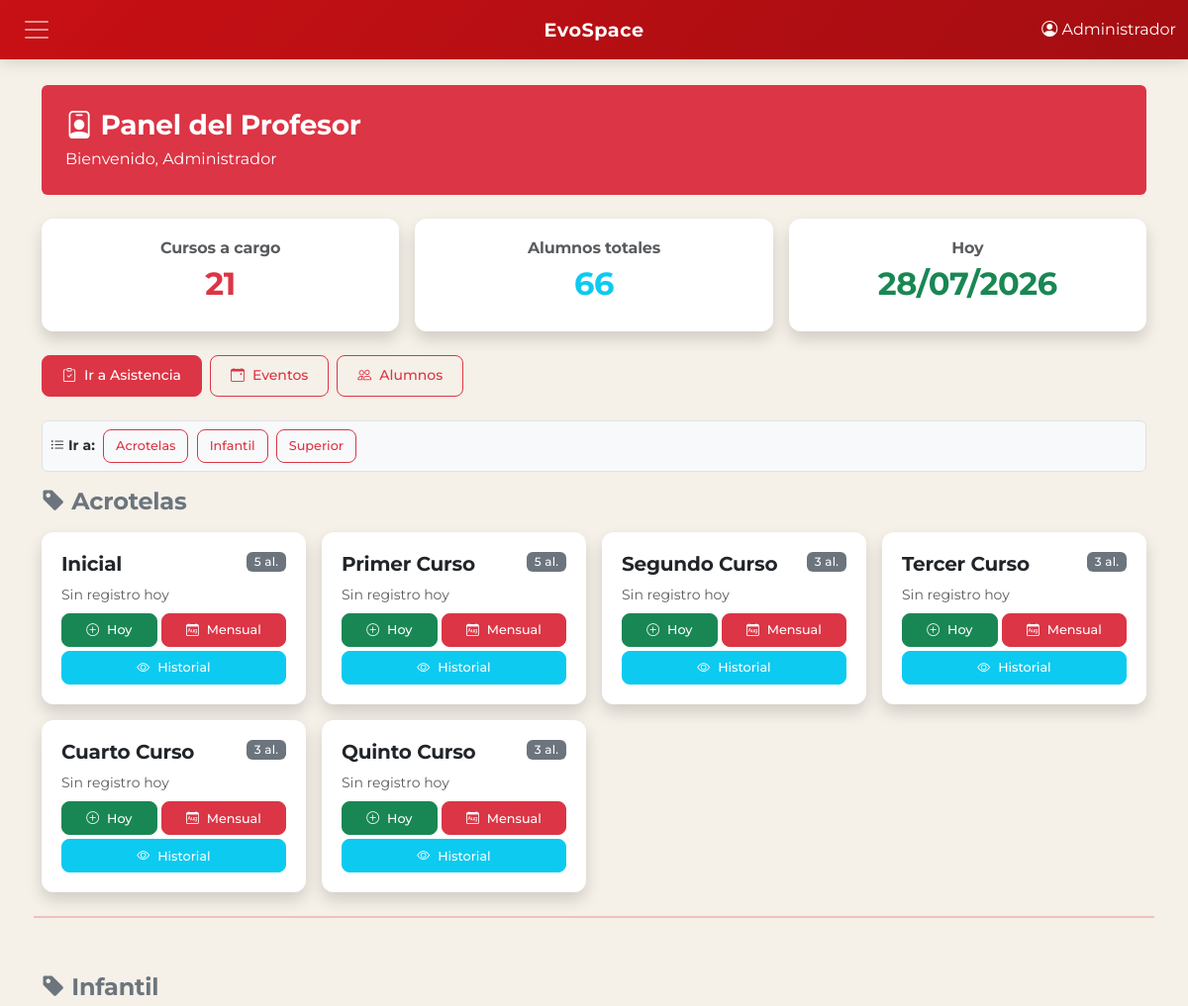
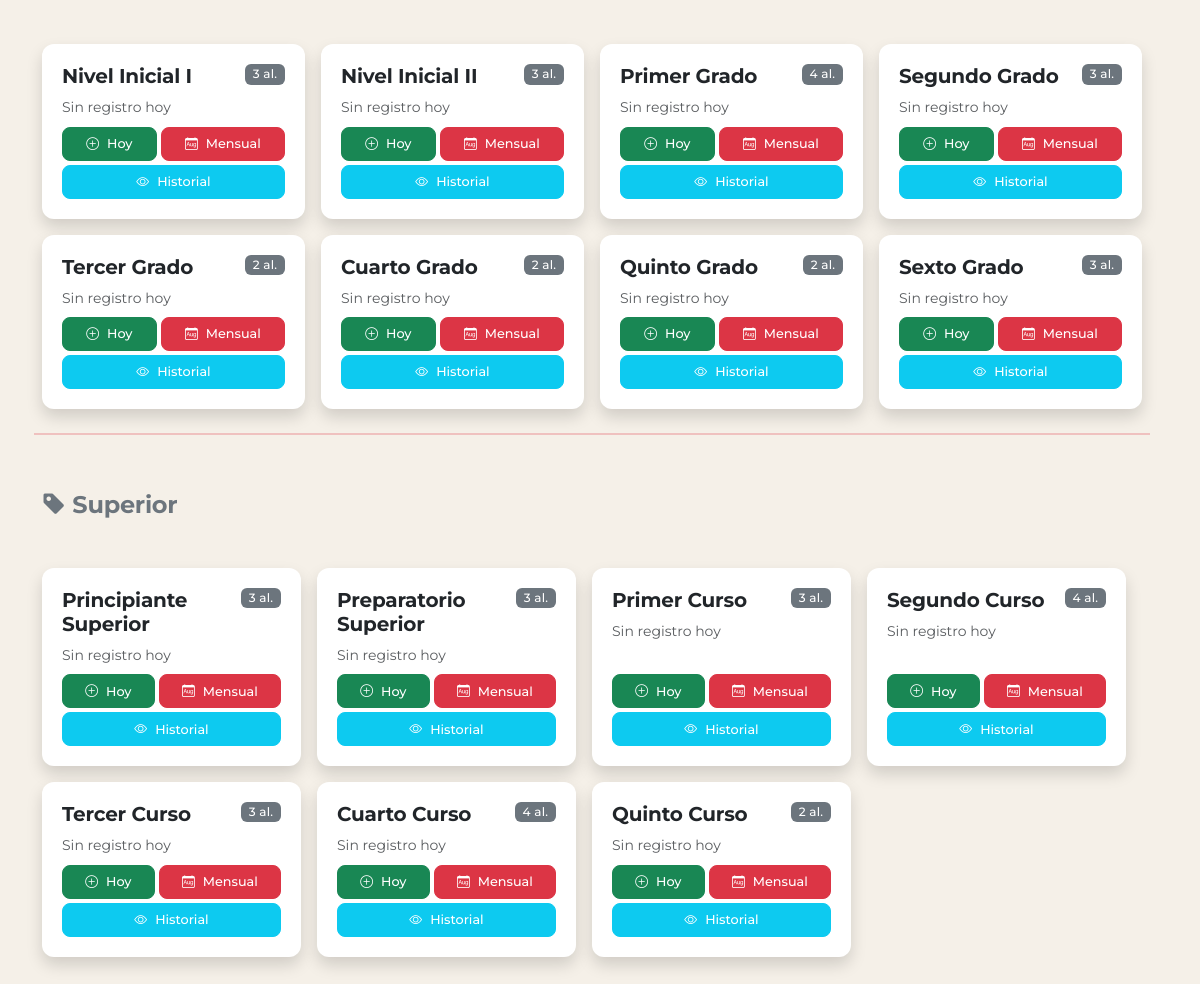
Page /roles/profesor.php (signed in) on the committed database (2 pictures, top to bottom).
### tables this page shows
CREATE TABLE `cursos` (
  `id_curso` int(11) NOT NULL,
  `nombre` varchar(100) NOT NULL,
  `tipo` enum('Acrotelas','Infantil','Superior') NOT NULL,
  `orden` int(11) NOT NULL,
  `activo` tinyint(1) DEFAULT 1
);

### roles/profesor.php (the view, shortened to what this page needs)
<?php
include '../includes/header.php';
include '../includes/navbar.php';
require_once '../config/db.php';
$cursos = $pdo->query("
    SELECT DISTINCT c.id_curso, c.nombre, c.tipo, c.orden, COUNT(a.id_alumno) as total_alumnos
    FROM cursos c
    INNER JOIN alumnos a ON c.id_curso = a.id_curso
    WHERE c.activo = 1 AND a.activo = 1
    GROUP BY c.id_curso
    ORDER BY c.tipo, c.orden
")->fetchAll();
$hoy = date('Y-m-d');
$statsHoy = $pdo->prepare("
    SELECT COUNT(*) as total, SUM(CASE WHEN presente = 1 THEN 1 ELSE 0 END) as presentes
    FROM asistencia WHERE fecha = ? AND id_curso = ?
");
$tipos = array_unique(array_column($cursos, 'tipo'));
?>
<div class="container mt-3">
    <div class="bg-danger text-white p-4 rounded mb-4">
        <h3 class="fw-bold mb-1"><i class="bi bi-person-badge"></i> Panel del Profesor</h3>
        <p class="mb-0">Bienvenido, <?= htmlspecialchars($_SESSION['nombre_completo'] ?? $_SESSION['usuario'] ?? '') ?></p>
    </div>
    <div class="row g-3 mb-4">
        <div class="col-md-4">
            <div class="card shadow h-100 text-center">
                <div class="card-body">
                    <h6 class="text-muted">Cursos a cargo</h6>
                    <h2 class="fw-bold text-danger"><?= count($cursos) ?></h2>
                </div>
            </div>
        </div>
        <div class="col-md-4">
            <div class="card shadow h-100 text-center">
                <div class="card-body">
                    <h6 class="text-muted">Alumnos totales</h6>
                    <h2 class="fw-bold text-info"><?= array_sum(array_column($cursos, 'total_alumnos')) ?></h2>
                </div>
            </div>
        </div>
        <div class="col-md-4">
            <div class="card shadow h-100 text-center">
                <div class="card-body">
                    <h6 class="text-muted">Hoy</h6>
                    <h2 class="fw-bold text-success"><?= date('d/m/Y') ?></h2>
                </div>
            </div>
        </div>
    </div>
    <div class="d-flex gap-2 mb-4 flex-wrap">
        <a href="/evospace/secciones/asistencia/index.php" class="btn btn-danger">
            <i class="bi bi-clipboard-check"></i> Ir a Asistencia
        </a>
        <a href="/evospace/secciones/eventos/eventos.php" class="btn btn-outline-danger">
            <i class="bi bi-calendar-event"></i> Eventos
        </a>
        <a href="/evospace/secciones/alumnos.php" class="btn btn-outline-danger">
            <i class="bi bi-people"></i> Alumnos
        </a>
    </div>
    <?php if (count($tipos) > 1): ?>
        <div class="mb-3 p-2 bg-light rounded border">
            <strong class="small"><i class="bi bi-list-ul"></i> Ir a:</strong>
            <?php foreach ($tipos as $tipo): ?>
                <a href="#tipo-<?= urlencode($tipo) ?>" class="btn btn-outline-danger btn-sm ms-1"><?= htmlspecialchars($tipo) ?></a>
            <?php endforeach; ?>
        </div>
    <?php endif; ?>
    <?php if (empty($cursos)): ?>
        <div class="alert alert-warning">No hay cursos con alumnos asignados.</div>
    <?php else: ?>
        <?php
        $grupo_actual = '';
        foreach ($cursos as $curso):
            $statsHoy->execute([$hoy, $curso['id_curso']]);
            $hoyStats = $statsHoy->fetch();
            if ($curso['tipo'] != $grupo_actual):
                if ($grupo_actual != ''): ?>
                    <hr class="my-4 border-2 border-danger">
                <?php endif; ?>
                <h4 class="mt-3 mb-3 text-secondary"><i class="bi bi-tag-fill"></i> <?= htmlspecialchars($curso['tipo']) ?></h4>
                <div class="row g-3">
            <?php
                $grupo_actual = $curso['tipo'];
            endif;
        ?>
            <div class="col-md-4 col-lg-3">
                <div class="card shadow h-100">
                    <div class="card-body d-flex flex-column">
                        <div class="d-flex justify-content-between align-items-start mb-2">
                            <h5 class="card-title mb-0"><?= htmlspecialchars($curso['nombre']) ?></h5>
                            <span class="badge bg-secondary"><?= $curso['total_alumnos'] ?> al.</span>
                        </div>
                        <?php if ($hoyStats && $hoyStats['total'] > 0): ?>
                            <p class="small mb-2">
                                <span class="text-success"><?= (int)$hoyStats['presentes'] ?> presentes</span>
                                <span class="text-muted">/ <?= (int)$hoyStats['total'] ?> hoy</span>
                            </p>
                        <?php else: ?>
                            <p class="small text-muted mb-2">Sin registro hoy</p>
                        <?php endif; ?>
                        <div class="d-flex gap-1 mt-auto flex-wrap">
                            <a href="/evospace/secciones/asistencia/registrar.php?id_curso=<?= $curso['id_curso'] ?>" class="btn btn-success btn-sm flex-fill"><i class="bi bi-plus-circle"></i> Hoy</a>
                            <a href="/evospace/secciones/asistencia/mensual.php?id_curso=<?= $curso['id_curso'] ?>" class="btn btn-danger btn-sm flex-fill"><i class="bi bi-calendar-month"></i> Mensual</a>
                            <a href="/evospace/secciones/asistencia/ver.php?id_curso=<?= $curso['id_curso'] ?>" class="btn btn-info btn-sm flex-fill text-white"><i class="bi bi-eye"></i> Historial</a>
                        </div>
                    </div>
                </div>
            </div>
        <?php endforeach; ?>
        </div>
    <?php endif; ?>
</div>
<?php include '../includes/footer.php'; ?>

### assets/css/estilos.css (style rules this page uses)
:root { --evo-primary: #c81015; --evo-primary-dark: #a30d11; --evo-primary-light: #e85a5e; --evo-secondary: #6c757d; --evo-accent: #d4a017; --evo-bg: #f5f0e8; --evo-bg-alt: #ebe5d9; --evo-surface: #ffffff; --evo-text: #2c2c2c; --evo-text-muted: #6c757d; --evo-border: #dee2e6; --evo-success: #198754; --evo-warning: #ffc107; --evo-info: #0dcaf0; --evo-danger: #dc3545; --evo-radius: 0.75rem; --evo-radius-sm: 0.5rem; --evo-shadow: 0 2px 12px rgba(0,0,0,0.08); --evo-shadow-lg: 0 8px 30px rgba(0,0,0,0.12); --evo-transition: 0.25s ease; }
* { font-family: "Montserrat", sans-serif; }
body { background-color: var(--evo-bg); padding-top: 70px; padding-bottom: 30px; color: var(--evo-text); line-height: 1.6; }
h1, h2, h3, h4, h5, h6 { font-weight: 700; letter-spacing: -0.01em; }
.btn { padding: 0.5rem 1.25rem; font-size: 0.875rem; border-radius: var(--evo-radius-sm); height: 42px; display: inline-flex; align-items: center; justify-content: center; gap: 0.5rem; white-space: nowrap; transition: all var(--evo-transition); font-weight: 500; }
.btn-sm { height: 34px; padding: 0.25rem 0.75rem; font-size: 0.8rem; }
.card { border: none; border-radius: var(--evo-radius); box-shadow: var(--evo-shadow); transition: all var(--evo-transition); overflow: hidden; }
.card-body { padding: 1.25rem; }
.badge { font-weight: 500; letter-spacing: 0.02em; padding: 0.35em 0.65em; }
.gap-1 { gap: 0.25rem; }
.gap-2 { gap: 0.5rem; }

### rows in the picture
cursos: tipo "Acrotelas", nombre "Inicial", total_alumnos "5"
cursos: nombre "Primer Curso", total_alumnos "5"
cursos: nombre "Segundo Curso", total_alumnos "3"
cursos: nombre "Tercer Curso", total_alumnos "3"
cursos: nombre "Cuarto Curso", total_alumnos "3"
cursos: nombre "Quinto Curso", total_alumnos "3"
cursos: tipo "Infantil", nombre "Nivel Inicial I", total_alumnos "3"
cursos: nombre "Nivel Inicial II", total_alumnos "3"
cursos: nombre "Primer Grado", total_alumnos "4"
cursos: nombre "Segundo Grado", total_alumnos "3"
cursos: nombre "Tercer Grado", total_alumnos "2"
cursos: nombre "Cuarto Grado", total_alumnos "2"
cursos: nombre "Quinto Grado", total_alumnos "2"
cursos: nombre "Sexto Grado", total_alumnos "3"
cursos: tipo "Superior", nombre "Principiante Superior", total_alumnos "3"
cursos: nombre "Preparatorio Superior", total_alumnos "3"
cursos: nombre "Primer Curso", total_alumnos "3"
cursos: nombre "Segundo Curso", total_alumnos "4"
cursos: nombre "Tercer Curso", total_alumnos "3"
cursos: nombre "Cuarto Curso", total_alumnos "4"
cursos: nombre "Quinto Curso", total_alumnos "2"

### other values in the picture
$_SESSION['nombre_completo'] "Administrador"
count($cursos) "21"
array_sum(array_column($cursos, 'total_alumnos')) "66"
$tipo "Acrotelas"
$tipo "Infantil"
$tipo "Superior"
